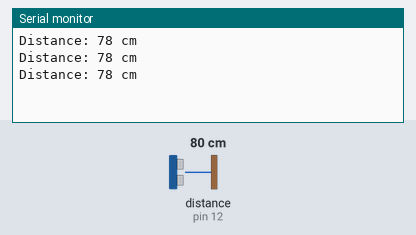
Simulated run of this sketch. Board: Arduino Uno, built with avr-gcc and run on an emulated ATmega328P. On the bench: the last lines printed to the serial monitor. Wiring (inferred from the names in the program): ultrasonic range finder: trigger pin 13; echo pin 12. Inputs (shaded band) come from the test bench; at power-on: distance to the obstacle (sensor on pin 12) 80 cm. The echo pulse lasts 58.3 µs per cm.

Above: at 1.3 s.
1.4 s: distance to the obstacle (sensor on pin 12) set to 2 cm
At 1.9 s:
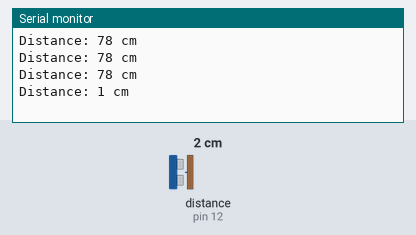
2.9 s: distance to the obstacle (sensor on pin 12) set to 4 cm
At 3.4 s:
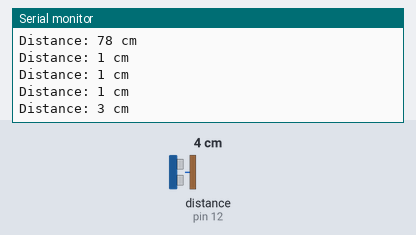
Timing chart, 0 to 5.9 s (numbered marks = the images above; inputs shaded):
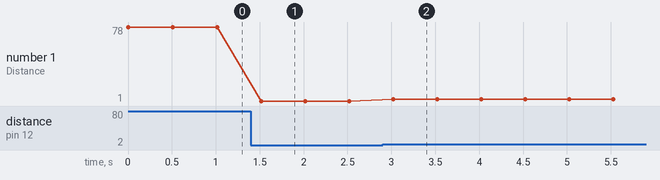

Measured:
- after the input at 1.4 s, the serial monitor: prints a new line after 0.12 s (image 1)
- after the input at 2.9 s, the serial monitor: prints a new line after 0.12 s (image 2)
- plotted number 1: 78 → 1 after the input at 1.4 s, 1 → 3 after the input at 2.9 s

The sketch:

Ultrasonic_test.ino
```cpp
// Define Pins
const int trigPin = 13;
const int echoPin = 12;

// Define variables
long duration;
int distance;

void setup() {
  pinMode(trigPin, OUTPUT); // Sets the trigPin as an Output
  pinMode(echoPin, INPUT);  // Sets the echoPin as an Input
  Serial.begin(115200);     // Starting Serial Communication
}

void loop() {
  // Clear the trigPin
  digitalWrite(trigPin, LOW);
  delayMicroseconds(2);

  // Set the trigPin on HIGH state for 10 micro seconds
  digitalWrite(trigPin, HIGH);
  delayMicroseconds(10);
  digitalWrite(trigPin, LOW);

  // Read the echoPin, return the sound wave travel time in microseconds
  // The timeout (30000) prevents the code from freezing if no object is detected
  duration = pulseIn(echoPin, HIGH, 30000);

  // Calculate the distance
  // Speed of sound is ~0.034 cm/us. We divide by 2 (there and back)
  distance = duration * 0.034 / 2;

  // Print the distance on the Serial Monitor
  if (distance == 0) {
    Serial.println("Out of range / No object detected");
  } else {
    Serial.print("Distance: ");
    Serial.print(distance);
    Serial.println(" cm");
  }

  delay(500); // Wait half a second before next reading
}
```
